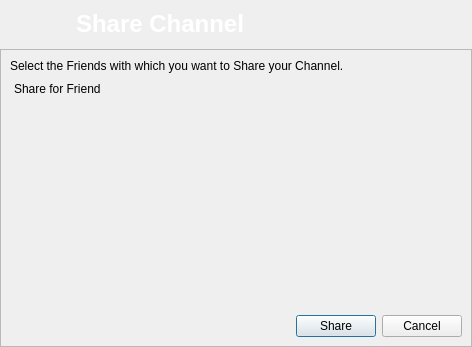
<?xml version="1.0" encoding="UTF-8"?>
<ui version="4.0">
 <class>ShareKey</class>
 <widget class="QDialog" name="ShareKey">
  <property name="geometry">
   <rect>
    <x>0</x>
    <y>0</y>
    <width>472</width>
    <height>347</height>
   </rect>
  </property>
  <property name="windowTitle">
   <string>Share Channel</string>
  </property>
  <layout class="QGridLayout" name="gridLayout_3">
   <property name="verticalSpacing">
    <number>0</number>
   </property>
   <property name="margin">
    <number>0</number>
   </property>
   <item row="0" column="0">
    <layout class="QVBoxLayout" name="verticalLayout">
     <item>
      <widget class="QFrame" name="frame">
       <property name="minimumSize">
        <size>
         <width>239</width>
         <height>49</height>
        </size>
       </property>
       <property name="styleSheet">
        <string notr="true">QFrame#frame{background-image: url(:/images/connect/connectFriendBanner.png);
}</string>
       </property>
       <property name="frameShape">
        <enum>QFrame::NoFrame</enum>
       </property>
       <property name="frameShadow">
        <enum>QFrame::Raised</enum>
       </property>
       <layout class="QGridLayout" name="gridLayout_2">
        <property name="margin">
         <number>6</number>
        </property>
        <item row="0" column="1">
         <widget class="QLabel" name="tlShareKey">
          <property name="styleSheet">
           <string notr="true"/>
          </property>
          <property name="text">
           <string>&lt;!DOCTYPE HTML PUBLIC &quot;-//W3C//DTD HTML 4.0//EN&quot; &quot;http://www.w3.org/TR/REC-html40/strict.dtd&quot;&gt;
&lt;html&gt;&lt;head&gt;&lt;meta name=&quot;qrichtext&quot; content=&quot;1&quot; /&gt;&lt;style type=&quot;text/css&quot;&gt;
p, li { white-space: pre-wrap; }
&lt;/style&gt;&lt;/head&gt;&lt;body style=&quot; font-family:'MS Shell Dlg 2'; font-size:8.25pt; font-weight:400; font-style:normal;&quot;&gt;
&lt;p style=&quot; margin-top:0px; margin-bottom:0px; margin-left:0px; margin-right:0px; -qt-block-indent:0; text-indent:0px;&quot;&gt;&lt;span style=&quot; font-family:'Arial'; font-size:18pt; font-weight:600; color:#ffffff;&quot;&gt;Share Channel&lt;/span&gt;&lt;/p&gt;&lt;/body&gt;&lt;/html&gt;</string>
          </property>
         </widget>
        </item>
        <item row="0" column="0">
         <widget class="QLabel" name="label">
          <property name="maximumSize">
           <size>
            <width>64</width>
            <height>64</height>
           </size>
          </property>
          <property name="text">
           <string/>
          </property>
          <property name="pixmap">
           <pixmap resource="../images.qrc">:/images/user/agt_forum64.png</pixmap>
          </property>
         </widget>
        </item>
       </layout>
      </widget>
     </item>
    </layout>
   </item>
   <item row="1" column="0">
    <widget class="QFrame" name="frame_2">
     <property name="frameShape">
      <enum>QFrame::StyledPanel</enum>
     </property>
     <property name="frameShadow">
      <enum>QFrame::Raised</enum>
     </property>
     <layout class="QGridLayout" name="gridLayout">
      <item row="1" column="0">
       <widget class="QDockWidget" name="contactsdockWidget">
        <property name="enabled">
         <bool>true</bool>
        </property>
        <property name="sizePolicy">
         <sizepolicy hsizetype="Preferred" vsizetype="Preferred">
          <horstretch>0</horstretch>
          <verstretch>0</verstretch>
         </sizepolicy>
        </property>
        <property name="maximumSize">
         <size>
          <width>52487</width>
          <height>524287</height>
         </size>
        </property>
        <property name="sizeIncrement">
         <size>
          <width>220</width>
          <height>0</height>
         </size>
        </property>
        <property name="baseSize">
         <size>
          <width>0</width>
          <height>0</height>
         </size>
        </property>
        <property name="toolTip">
         <string>check peers you would like to share private publish key with</string>
        </property>
        <property name="floating">
         <bool>false</bool>
        </property>
        <property name="features">
         <set>QDockWidget::NoDockWidgetFeatures</set>
        </property>
        <property name="windowTitle">
         <string>Share for Friend</string>
        </property>
        <widget class="QWidget" name="dockWidgetContents">
         <layout class="QGridLayout" name="_2">
          <property name="margin">
           <number>0</number>
          </property>
          <property name="spacing">
           <number>0</number>
          </property>
          <item row="0" column="0">
           <widget class="FriendSelectionWidget" name="keyShareList" native="true">
            <property name="sizePolicy">
             <sizepolicy hsizetype="Preferred" vsizetype="Expanding">
              <horstretch>0</horstretch>
              <verstretch>4</verstretch>
             </sizepolicy>
            </property>
            <property name="minimumSize">
             <size>
              <width>20</width>
              <height>0</height>
             </size>
            </property>
            <property name="maximumSize">
             <size>
              <width>1677215</width>
              <height>16777215</height>
             </size>
            </property>
            <property name="sizeIncrement">
             <size>
              <width>0</width>
              <height>0</height>
             </size>
            </property>
            <property name="baseSize">
             <size>
              <width>0</width>
              <height>0</height>
             </size>
            </property>
           </widget>
          </item>
         </layout>
        </widget>
       </widget>
      </item>
      <item row="2" column="0">
       <layout class="QHBoxLayout" name="horizontalLayout">
        <property name="sizeConstraint">
         <enum>QLayout::SetDefaultConstraint</enum>
        </property>
        <property name="rightMargin">
         <number>0</number>
        </property>
        <item>
         <spacer name="horizontalSpacer">
          <property name="orientation">
           <enum>Qt::Horizontal</enum>
          </property>
          <property name="sizeHint" stdset="0">
           <size>
            <width>40</width>
            <height>20</height>
           </size>
          </property>
         </spacer>
        </item>
        <item>
         <widget class="QPushButton" name="shareButton">
          <property name="text">
           <string>Share</string>
          </property>
         </widget>
        </item>
        <item>
         <widget class="QPushButton" name="cancelButton">
          <property name="text">
           <string>Cancel</string>
          </property>
         </widget>
        </item>
       </layout>
      </item>
      <item row="0" column="0">
       <widget class="QLabel" name="label_2">
        <property name="text">
         <string>Select the Friends with which you want to Share your Channel.</string>
        </property>
       </widget>
      </item>
     </layout>
    </widget>
   </item>
  </layout>
 </widget>
 <customwidgets>
  <customwidget>
   <class>FriendSelectionWidget</class>
   <extends>QWidget</extends>
   <header>gui/common/FriendSelectionWidget.h</header>
   <container>1</container>
  </customwidget>
 </customwidgets>
 <resources>
  <include location="../images.qrc"/>
 </resources>
 <connections/>
</ui>
